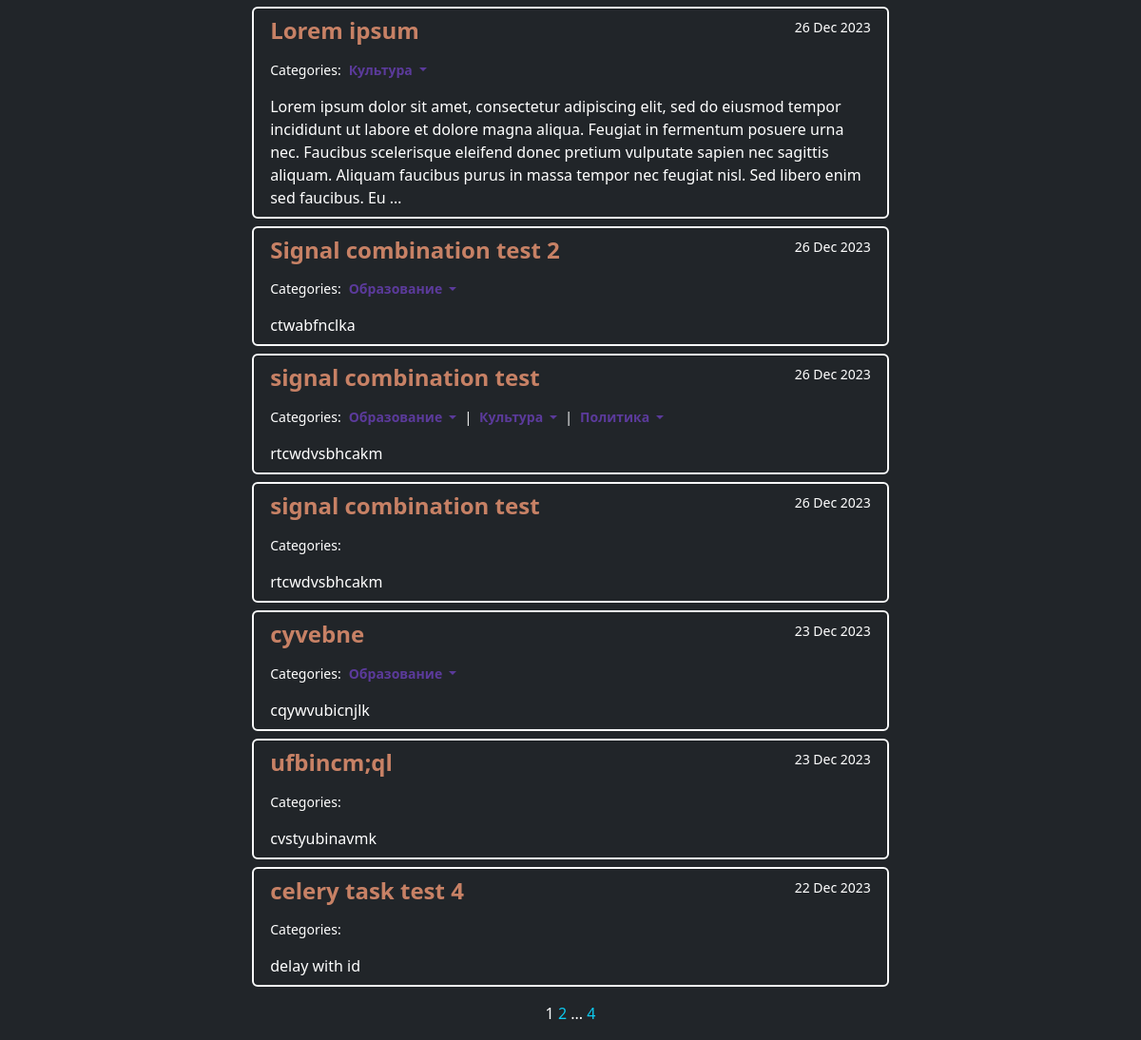
The page /news/ (lower part) on the database as committed earlier.
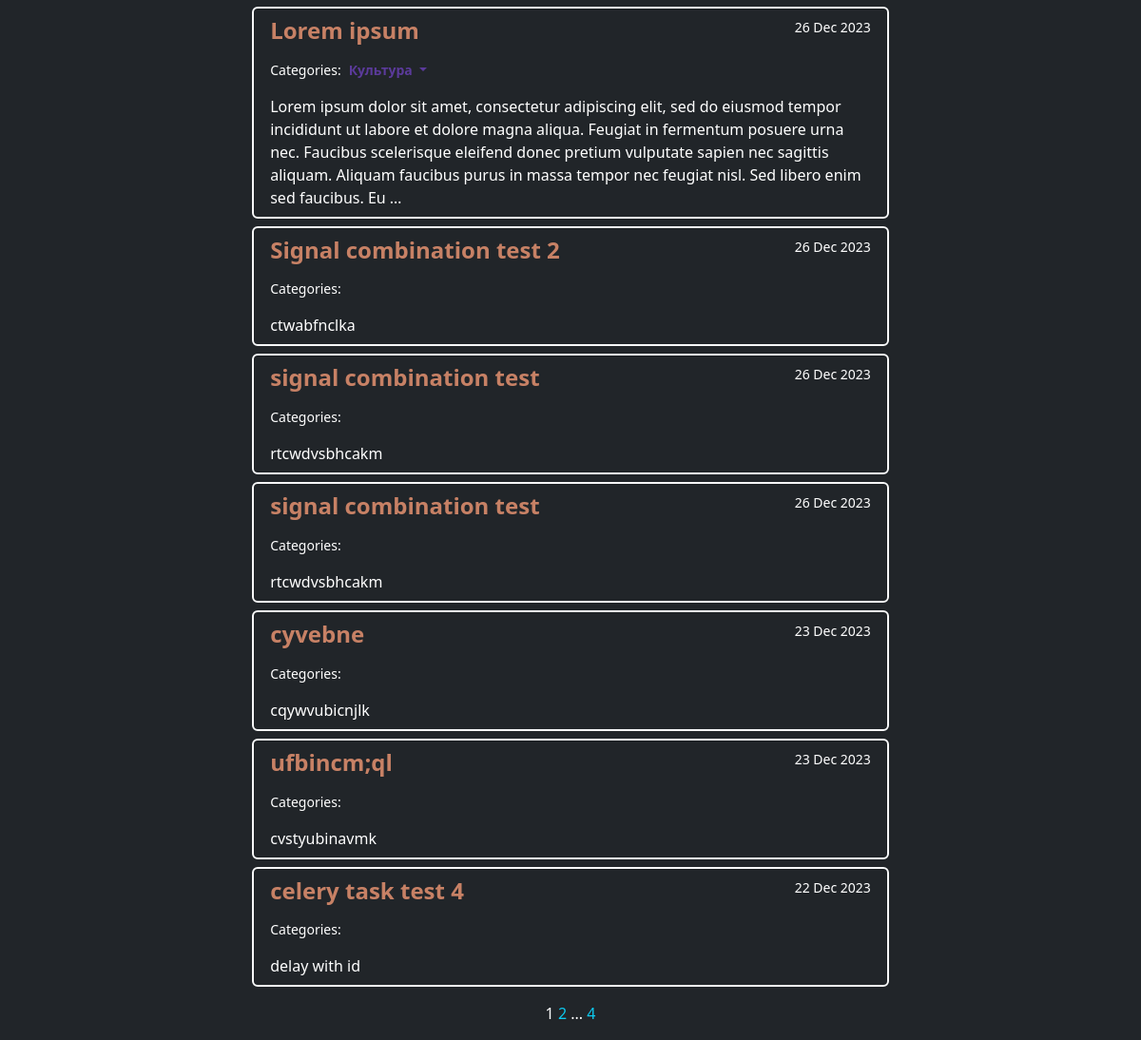
The same page on the database as committed later.
### news/models.py (models this page shows, shortened)
class Post(models.Model):
    ARTICLE = 'ar'
    NEWS = 'nw'
    TYPE = [
        (ARTICLE, 'Article'),
        (NEWS, 'News')
    ]
    author = models.ForeignKey(Author, on_delete=models.CASCADE)
    type = models.CharField(max_length=2,
                            choices=TYPE,
                            default=NEWS)
    created = models.DateTimeField(auto_now_add=True)
    category = models.ManyToManyField(Category, through='PostCategory')
    heading = models.CharField(max_length=200)
    text = models.TextField()
    rating = models.IntegerField(default=0)
    def get_absolute_url(self):
        return reverse('post_detail', args=[str(self.id)])

class Category(models.Model):
    name = models.CharField(max_length=200, unique=True)

### news/views.py (the view, shortened to what this page needs)
# urls.py: path('', cache_page(60)(PostsList.as_view()), name='post_list'),
class PostsList(ListView):
    model = Post
    ordering = '-created'
    template_name = 'posts.html'
    context_object_name = 'posts'
    paginate_by = 10
    def get_context_data(self, *, object_list=None, **kwargs):
        context = super().get_context_data()
        return context

### news/templatetags/custom_filters.py (called while the page is built)
@register.filter()
def censor(text):
    if not isinstance(text, str):
        raise ValueError('Подвергать цензуре можно только строки!')
    matches = []
    for taboo in TABOO_WORDS:
        matches.extend(re.findall(taboo, text, flags=re.IGNORECASE))
    for match in set(matches):
        text = re.sub(match, f'{match[0] + len(match[1:]) * "*"}', text)
    return text

### news/templatetags/custom_tags.py (called while the page is built)
@register.simple_tag(takes_context=True)
def url_replace(context, **kwargs):
    d = context['request'].GET.copy()
    for k, v in kwargs.items():
        d[k] = v
    return d.urlencode()

### templates/posts.html (shortened to what this page needs)
{% extends 'flatpages/default.html'%}
{% load custom_filters %}
{% load custom_tags %}
{% block content %}
{% if posts %}
    {% for post in posts %}
    <div class="list-group text-bg-dark border border-light border-2 d-flex mx-auto w-60 mb-2">
        <div class="list-group-item text-bg-dark border-bottom-0 justify-content-between d-flex">
            <h4 class="mb-0"><a class="link-salmon text-decoration-none fw-bold opacity-75" href="{{ post.get_absolute_url }}">{{ post.heading|censor }}</a></h4>
            <small class="text-bg-dark d-flex border-bottom-0">
                {{ post.created|date:'d M Y' }}
            </small>
        </div>
        <div class="list-group-item text-bg-dark d-flex justify-content-start border-bottom-0 dropdown small">
            Categories:{% for cat in post.category.all %}
            <a class="link-purple text-decoration-none fw-bold ms-2 me-2 dropdown-toggle opacity-75" role="button" data-bs-toggle="dropdown" aria-expanded="false">
                {{ cat.name }}
            </a>
            {% if not forloop.last %}
            |
            {% endif %}
            {% endfor %}
        </div>
        <div class="list-group-item text-bg-dark border-bottom-0 d-flex justify-content-start">
            <p class="text-start mb-0">{{ post.text|censor|truncatewords:50 }}</p>
        </div>
    </div>
    {% endfor %}
{%else%}
    <h2>No posts yet!</h2>
{% endif %}
{% include 'includes/page_by_page.html' %}
{% endblock content %}

### templates/flatpages/default.html (shortened to what this page needs)
<!DOCTYPE html>
<html lang="en" xmlns="http://www.w3.org/1999/html">
    <head>
        {% load static %}
        <link href="{% static 'css/styles.css' %}" rel="stylesheet" />
    </head>
    <body class="text-bg-dark">
        {% load cache %}
        <div class="container">
            <div class="row">
                <div class="col-lg-12 text-center">
                   {% block content %}
                   {% endblock content %}
                </div>
            </div>
        </div>
    </body>
</html>

### templates/includes/page_by_page.html (shortened to what this page needs)
{% load custom_tags %}
<div class="mt-3 mb-3">
{{ page_obj.number }}
{% if page_obj.has_next %}
    <a class="link-info text-decoration-none" href="?{% url_replace page=page_obj.next_page_number %}">{{ page_obj.next_page_number }}</a>
    {% if page_obj.next_page_number != page_obj.paginator.num_pages %}
        ... <a class="link-info text-decoration-none" href="?{% url_replace page=page_obj.paginator.num_pages %}">{{ page_obj.paginator.num_pages }}</a>
    {% endif %}
{% endif %}
</div>

Rows that differ between the two databases and show on the page:
changed Post "Signal combination test 2": loses Category (name "Образование")
changed Post (number 3 of 7 on the later page): loses Category (name "Образование"); loses Category (name "Политика"); loses Category (name "Культура")
changed Post "cyvebne": loses Category (name "Образование")
